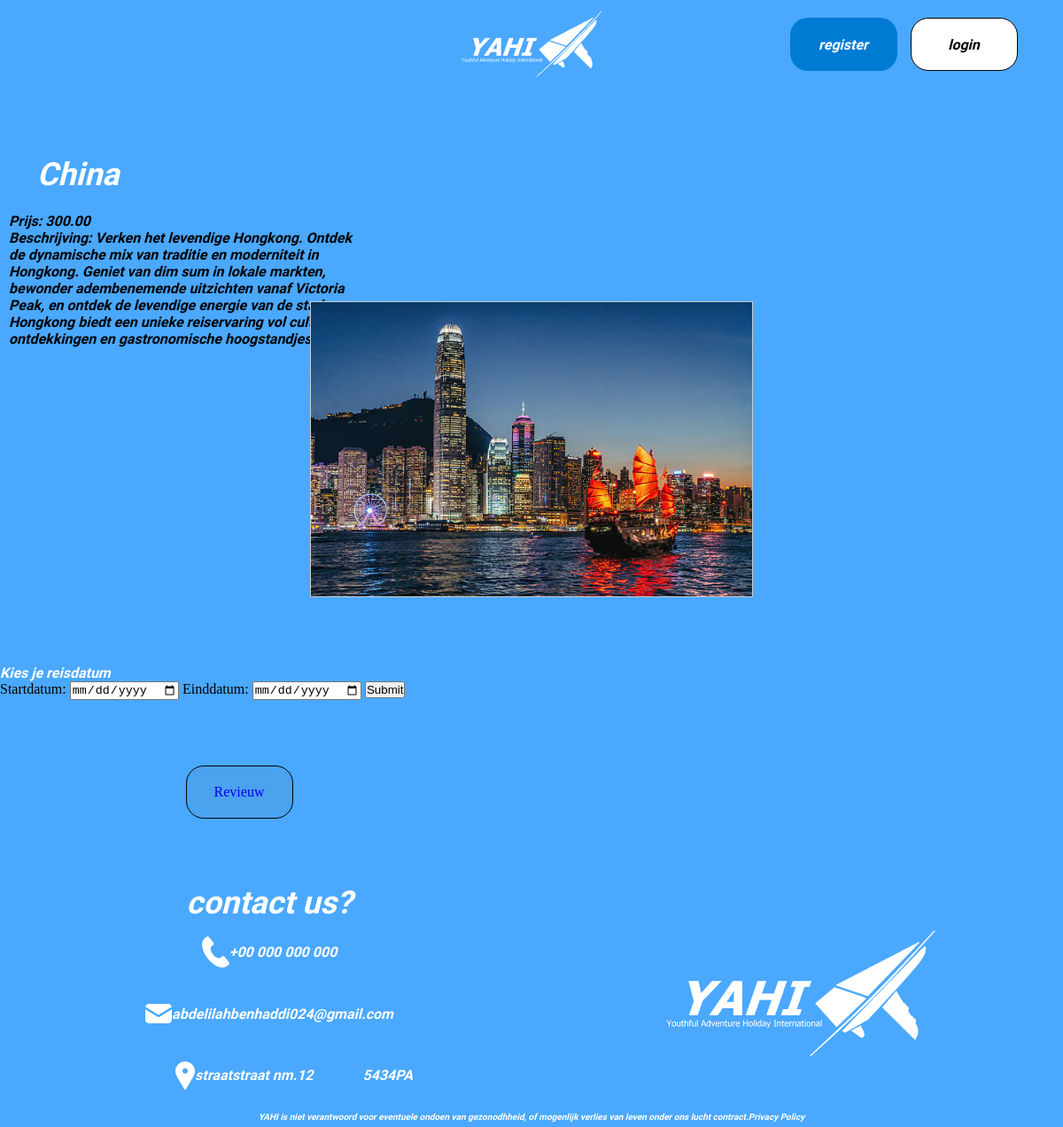
The app's page /docker/html/pages/landen/China.php with its own data.
### tables this page shows
CREATE TABLE `reizen` (
  `id` int(11) NOT NULL,
  `naam` varchar(100) NOT NULL,
  `beschrijving` text NOT NULL,
  `prijs` decimal(10,2) NOT NULL,
  `bestemmingen_id` int(11) NOT NULL,
  `file` varchar(50) NOT NULL
);

### docker/html/pages/landen/China.php (the view, shortened to what this page needs)
<!DOCTYPE html>
<html lang="en">
<head>
    <link rel="stylesheet" href="../../css/maincss.css">
</head>
<body>
    <?php
        include '../../includes/header.php';
        include "../conn.php";
        $specific_naam = 'China';
        $stmt = $connection->prepare("SELECT id, naam, prijs, beschrijving, file FROM reizen WHERE naam = :naam");
        $stmt->bindParam(':naam', $specific_naam);
        $stmt->execute();
        echo '<div class="singleReis">';
        echo '<section class="productenRow">';
        while ($row = $stmt->fetch(PDO::FETCH_ASSOC)) {
            echo '<div class="singleReis">';
            echo '<div class="singleTitle">';
            echo '<h6>' . htmlspecialchars($row['naam']) . '</h6>';
            echo '</div>';
            echo '<div class="singleText">';
            echo '<h4>Prijs: ' . htmlspecialchars($row['prijs']) . '</h4>';
            echo '<h4>Beschrijving: ' . htmlspecialchars($row['beschrijving']) . '</h4>';
            echo '</div>';
            echo '<div class="singleConImgFlorida">';
            echo '<div class="singleImgFlorida">';
            echo '<img src="../uploads/' . htmlspecialchars($row['file']) . '" alt="' . htmlspecialchars($row['naam']) . '">';
            echo '</div>';
            echo '</div>';
            echo '</div>';
        }
        echo '</section>';
        echo '</div>';
    ?>
    <h1>Kies je reisdatum</h1>
    <form method="POST" action="../submit_booking.php">
        <label for="startdatum">Startdatum:</label>
        <input type="date" id="startdatum" name="startdatum" required>
        <label for="einddatum">Einddatum:</label>
        <input type="date" id="einddatum" name="einddatum" required>
        <button type="submit">Submit</button>
    </form>
</body>
<div class="revieuw-container">
<div class="revieuw-button">
 <a href="http://localhost:8000/pages/recensiescopy.php">Revieuw</a>
    </div>
    </div>
</html>
<?php
    include '../../includes/footer.php';
?>

### docker/html/css/maincss.css (style rules this page uses)
* { margin: 0; padding: 0; box-sizing: border-box; }
body { background-color: #4AA8FF; }
h1 { font-family: "Kanit", sans-serif; font-size: 16px; font-weight: 700; font-style: italic; color: white; }
a { text-decoration: none ; }
h4 { font-family: "Kanit", sans-serif; font-style: italic; font-size: 16px; }
h6 { font-family: "Kanit", sans-serif; font-size: 36px; font-style: italic; display: flex; justify-content: center; align-items: center; color: #ffffff; }
.productenRow { width: 100%; height: 100%; display: flex; flex-wrap: wrap; justify-content: space-between; font-family: 'Lato', sans-serif; }
.singleReis { height: 650px; width: 100%; display: flex; flex-direction: column; justify-content: center; }
.singleTitle { height: 64px; width: 176px; }
.singleText { height: 100px; width: 390px; margin-left: 10px; }
.singleConImgFlorida { width: 100%; max-width: 500px; height: auto; margin: 0 auto; border: 1px solid #ccc; overflow: hidden; }
.singleImgFlorida { width: 100%; height: auto; }
.singleImgFlorida img { width: 100%; height: auto; display: block; object-fit: cover; }
.revieuw-button { width: 121px; height: 60px; background-color: #4ba2ee; display: flex; justify-content: center; align-items: center; border-radius: 20px; border: 1px solid black; }
.revieuw-container { height: 26vh; width: 45%; display: flex; justify-content: center; align-content: center; align-items: center; }

### records on screen
reizen: naam "China", prijs "300.00", beschrijving "Verken het levendige Hongkong. Ontdek de dynamische mix van traditie en moderniteit in Hongkong. Geniet van dim sum in lokale markten, bewonder adembenemende uitzichten vanaf Victoria Peak, en ontdek de levendige energie van de stad. Hongkong biedt een unieke reiservaring vol culturele ontdekkingen en gastronomische hoogstandjes.", file (picture)
